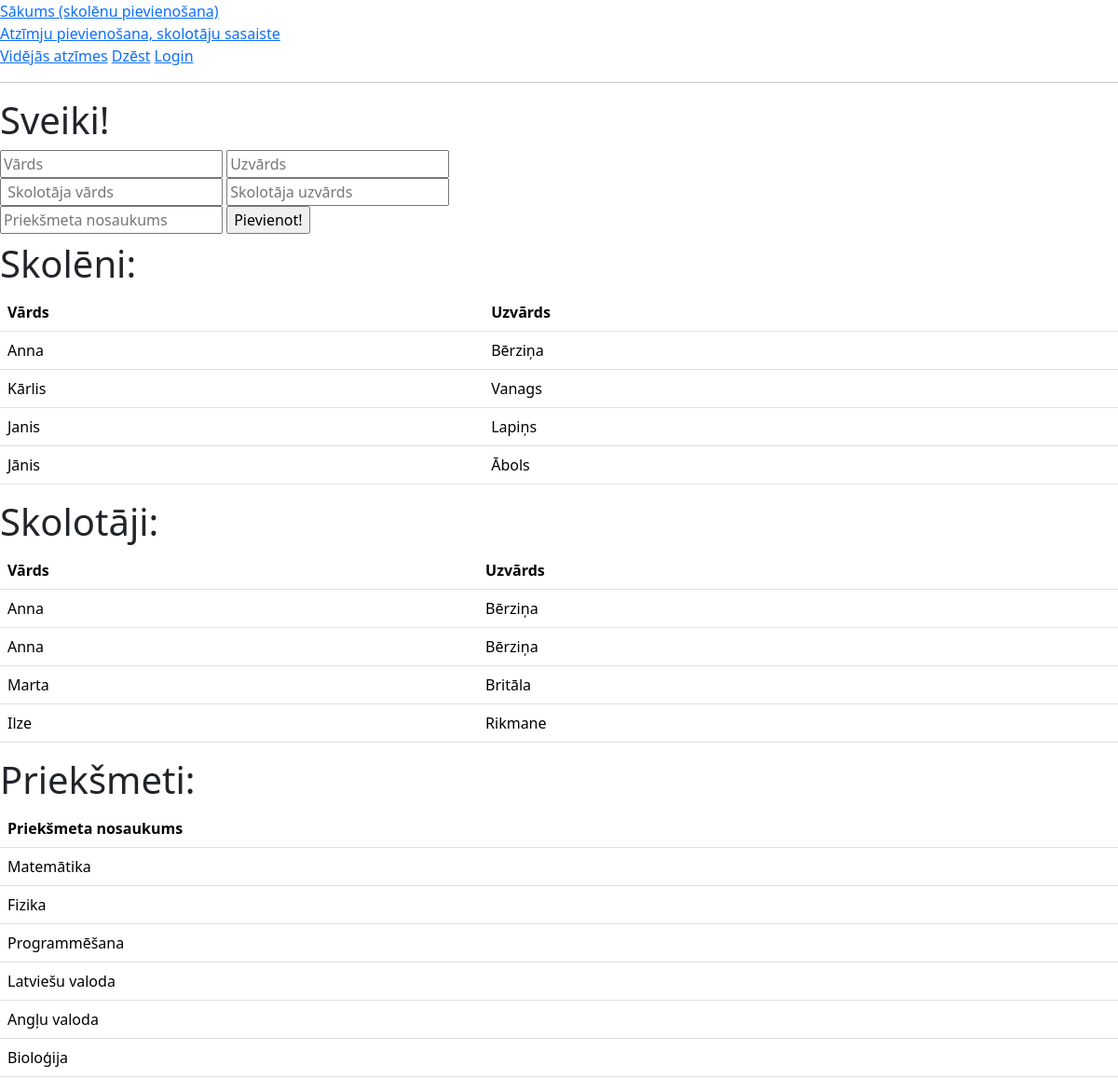
The page / on the database its author committed.
### tables this page shows
CREATE TABLE skoleni(
        id INTEGER PRIMARY KEY AUTOINCREMENT,
        vards TEXT NOT NULL,
        uzvards TEXT NOT NULL
        );

CREATE TABLE skolotaji(
        id INTEGER PRIMARY KEY AUTOINCREMENT,
        vards TEXT NOT NULL,
        uzvards TEXT NOT NULL
        );

CREATE TABLE prieksmeti(
        id INTEGER PRIMARY KEY AUTOINCREMENT,
        nosaukums TEXT NOT NULL
        );

### main.py (the view, shortened to what this page needs)
@app.route("/", methods=["POST","GET"])
def index():
    skoleni_no_db = iegut_skolenus()
    skolotaji_no_db = iegut_skolotajus()
    prieksmeti_no_db = iegut_prieksmetus()
    return render_template("index.html", skoleni = skoleni_no_db,  skolotaji = skolotaji_no_db, prieksmeti = prieksmeti_no_db)

### dati.py (called while the page is built)
def iegut_skolenus():
    cur = conn.cursor()
    cur.execute(
        """SELECT vards, uzvards, id FROM skoleni"""
    )
    conn.commit()
    dati = cur.fetchall()
    return dati

def iegut_skolotajus():
    cur = conn.cursor()
    cur.execute(
        """SELECT vards, uzvards, id FROM skolotaji"""
    )
    conn.commit()
    dati = cur.fetchall()
    return dati

def iegut_prieksmetus():
    cur = conn.cursor()
    cur.execute(
        """SELECT nosaukums, id FROM prieksmeti"""
    )
    conn.commit()
    dati = cur.fetchall()
    return dati

### templates/index.html (shortened to what this page needs)
<!DOCTYPE html>
<html lang="lv">
    <head>
        <link href="https://cdn.jsdelivr.net/npm/bootstrap@5.3.3/dist/css/bootstrap.min.css" rel="stylesheet">
    </head>
    <body>
<a href="/">Sākums (skolēnu pievienošana)</a><br>
<a href="/pievienot">Atzīmju pievienošana, skolotāju sasaiste</a><br>
<a href="/atzimes">Vidējās atzīmes</a>
<a href="/dzest">Dzēst</a>
<a href="/login">Login</a>
<hr>
{% block saturs%}
        <h1>Sveiki!</h1>
        <form method="post">
            <input type="text" id="name" name="name" placeholder="Vārds">
            <input type="text" id="lastname" name="lastname" placeholder="Uzvārds">
<br>
            <input type="text" id="sk_name" name="sk_name" placeholder=" Skolotāja vārds">
            <input type="text" id="sk_lastname" name="sk_lastname" placeholder="Skolotāja uzvārds">
<br>
            <input type="text" id="prieksmets" name="prieksmets" placeholder="Priekšmeta nosaukums">
            <input type="submit" value="Pievienot!">
        </form>
<h1>Skolēni:</h1>
        <table class="table">
            <tr>
                <th>Vārds</th>
                <th>Uzvārds</th>
            </tr>
            {% for viens in skoleni %}
            <tr>
            <td>{{viens[0]}}</td>
            <td>{{viens[1]}}</td>
            </tr>
            {% endfor %}
        </table>
        <h1>Skolotāji:</h1>
        <table class="table">
            <tr>
                <th>Vārds</th>
                <th>Uzvārds</th>
            </tr>
            {% for viens in skolotaji %}
            <tr>
            <td>{{viens[0]}}</td>
            <td>{{viens[1]}}</td>
            </tr>
            {% endfor %}
        </table>
        <h1>Priekšmeti:</h1>
        <table class="table">
            <tr>
                <th>Priekšmeta nosaukums</th>
            </tr>
            {% for viens in prieksmeti %}
            <tr>
            <td>{{viens[0]}}</td>
            </tr>
            {% endfor %}
        </table>
{% endblock %}
    </body>
</html>

### rows shown on the page
skoleni: vards "Anna", uzvards "Bērziņa"
skoleni: vards "Kārlis", uzvards "Vanags"
skoleni: vards "Janis", uzvards "Lapiņs"
skoleni: vards "Jānis", uzvards "Ābols"
skolotaji: vards "Anna", uzvards "Bērziņa"
skolotaji: vards "Anna", uzvards "Bērziņa"
skolotaji: vards "Marta", uzvards "Britāla"
skolotaji: vards "Ilze", uzvards "Rikmane"
prieksmeti: nosaukums "Matemātika"
prieksmeti: nosaukums "Fizika"
prieksmeti: nosaukums "Programmēšana"
prieksmeti: nosaukums "Latviešu valoda"
prieksmeti: nosaukums "Angļu valoda"
prieksmeti: nosaukums "Bioloģija"
